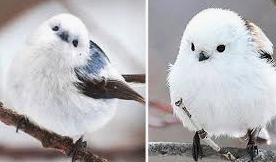
#> input picture openCV_study/follow_doc/basicOperation/bird.PNG, 276 x 162 px, found by its file name
$ python ROI.py
#> lines starting #> are read from the running program, lines starting #| are printed output that depends on the picture; after the words box and inside, x2 and y2 are one past the last pixel; in counts of white or black regions, pixels touching at a corner belong together
import cv2
import numpy as np

img = cv2.imread('./bird.png')
#> img is the input picture: shape (162, 276, 3); mean B, G, R 180.7, 177.8, 179.6
tmp = img[:60, :20]
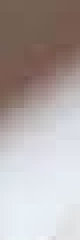
#> tmp: shape (60, 20, 3) (shown 4 times larger); mean B, G, R 169.2, 170.5, 179.2
img[100:160, :20] = tmp
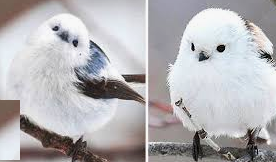
#> img: shape (162, 276, 3); 2.68% of pixels changed, all inside (x1, y1, x2, y2) = (0, 100, 20, 160)
cv2.imshow('img', img)
cv2.waitKey(0)
cv2.destroyAllWindows()
